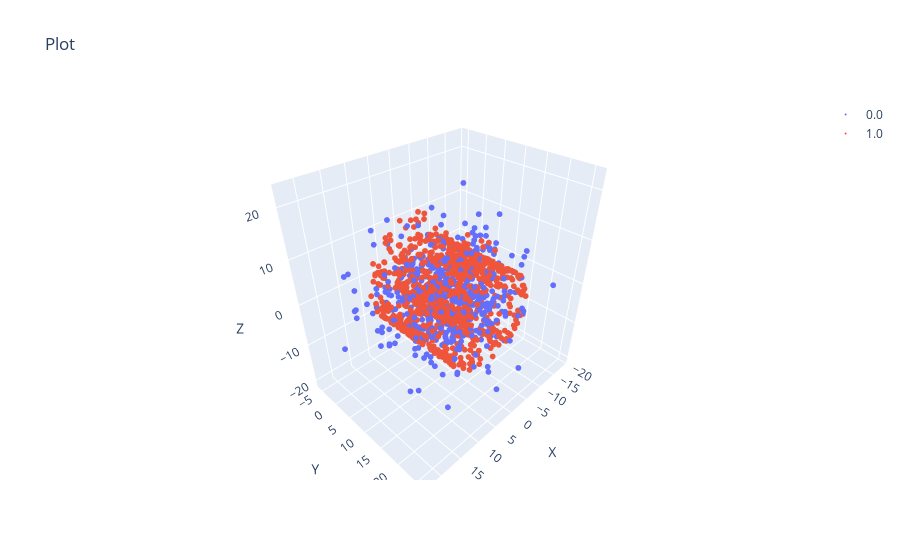

The code cell stored with this chart in its notebook:
### Code cell
seed = 32
data_name = 'swiss_roll_sklearn'
noise_types = ['hi-freq-no-add']
noise_type = 'hi-freq-no-add'
noise_level = 1.
mask_dist = False
data_dict = add_negative_samples(data_dict0.copy(), subset_rate=1., noise_rate=noise_level, seed=seed, noise=noise_type, mask_dists=mask_dist, shell=True)
save_folder = f'../../data/negative_sampling_toy_shell/{mask_dist}/'
pathlib.Path(save_folder).mkdir(parents=True, exist_ok=True)
np.savez(f"{save_folder}/{data_name}.npz", **data_dict)
scatter(data_dict['data'], data_dict['mask_x'], s=2)

### Figure 1 — Plotly figure (JSON) as saved in the notebook; plotly's stock layout.template omitted (floating-point values rounded to 4 significant figures; data arrays with more than 128 entries replaced by an {"elided": "..."} marker saying what was removed)
{"data": [{"marker": {"color": 0, "colorscale": [[0, "#440154"], [0.1111, "#482878"], [0.2222, "#3e4989"], [0.3333, "#31688e"], [0.4444, "#26828e"], [0.5556, "#1f9e89"], [0.6667, "#35b779"], [0.7778, "#6ece58"], [0.8889, "#b5de2b"], [1, "#fde725"]], "opacity": 1, "size": 2}, "mode": "markers", "name": "0.0", "type": "scatter3d", "x": {"elided": "800 float values"}, "y": {"elided": "800 float values"}, "z": {"elided": "800 float values"}}, {"marker": {"color": 1, "opacity": 1, "size": 2}, "mode": "markers", "name": "1.0", "type": "scatter3d", "x": {"elided": "1000 float values"}, "y": {"elided": "1000 float values"}, "z": {"elided": "1000 float values"}}], "layout": {"scene": {"xaxis": {"title": {"text": "X"}}, "yaxis": {"title": {"text": "Y"}}, "zaxis": {"title": {"text": "Z"}}}, "showlegend": true, "title": {"text": "Plot"}}}
